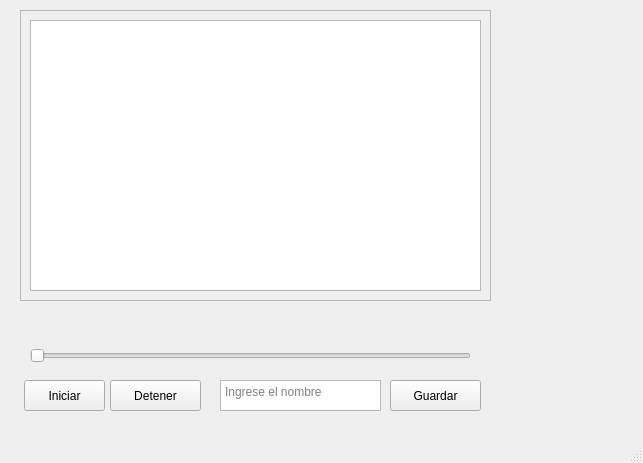
<?xml version="1.0" encoding="UTF-8"?>
<ui version="4.0">
 <class>MainWindow</class>
 <widget class="QMainWindow" name="MainWindow">
  <property name="geometry">
   <rect>
    <x>0</x>
    <y>0</y>
    <width>643</width>
    <height>463</height>
   </rect>
  </property>
  <property name="windowTitle">
   <string>FaceDetector</string>
  </property>
  <widget class="QWidget" name="centralwidget">
   <widget class="QPushButton" name="pushButton">
    <property name="geometry">
     <rect>
      <x>24</x>
      <y>380</y>
      <width>81</width>
      <height>31</height>
     </rect>
    </property>
    <property name="mouseTracking">
     <bool>false</bool>
    </property>
    <property name="text">
     <string>Iniciar</string>
    </property>
   </widget>
   <widget class="QPushButton" name="pushButton_2">
    <property name="geometry">
     <rect>
      <x>110</x>
      <y>380</y>
      <width>91</width>
      <height>31</height>
     </rect>
    </property>
    <property name="text">
     <string>Detener</string>
    </property>
   </widget>
   <widget class="QFrame" name="frame">
    <property name="geometry">
     <rect>
      <x>20</x>
      <y>10</y>
      <width>471</width>
      <height>291</height>
     </rect>
    </property>
    <property name="frameShape">
     <enum>QFrame::StyledPanel</enum>
    </property>
    <property name="frameShadow">
     <enum>QFrame::Raised</enum>
    </property>
    <widget class="QGraphicsView" name="graphicsView">
     <property name="geometry">
      <rect>
       <x>10</x>
       <y>10</y>
       <width>451</width>
       <height>271</height>
      </rect>
     </property>
    </widget>
   </widget>
   <widget class="QTextEdit" name="textEdit">
    <property name="geometry">
     <rect>
      <x>220</x>
      <y>380</y>
      <width>161</width>
      <height>31</height>
     </rect>
    </property>
    <property name="placeholderText">
     <string>Ingrese el nombre</string>
    </property>
   </widget>
   <widget class="QPushButton" name="pushButton_3">
    <property name="geometry">
     <rect>
      <x>390</x>
      <y>380</y>
      <width>91</width>
      <height>31</height>
     </rect>
    </property>
    <property name="text">
     <string>Guardar</string>
    </property>
   </widget>
   <widget class="QSlider" name="horizontalSlider">
    <property name="geometry">
     <rect>
      <x>30</x>
      <y>346</y>
      <width>441</width>
      <height>20</height>
     </rect>
    </property>
    <property name="orientation">
     <enum>Qt::Horizontal</enum>
    </property>
   </widget>
  </widget>
  <widget class="QMenuBar" name="menubar">
   <property name="geometry">
    <rect>
     <x>0</x>
     <y>0</y>
     <width>643</width>
     <height>20</height>
    </rect>
   </property>
  </widget>
  <widget class="QStatusBar" name="statusbar"/>
 </widget>
 <resources/>
 <connections/>
</ui>
